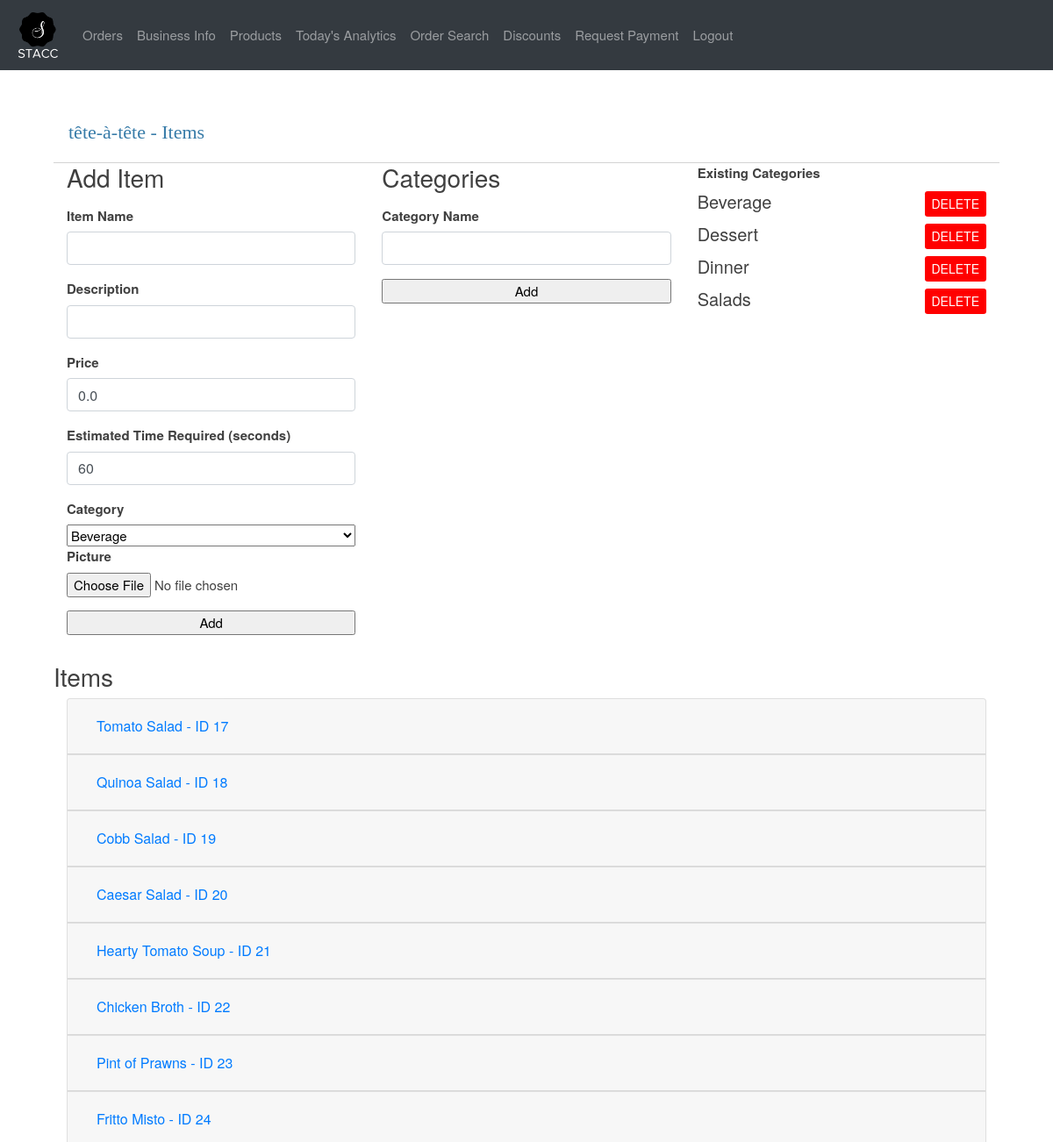
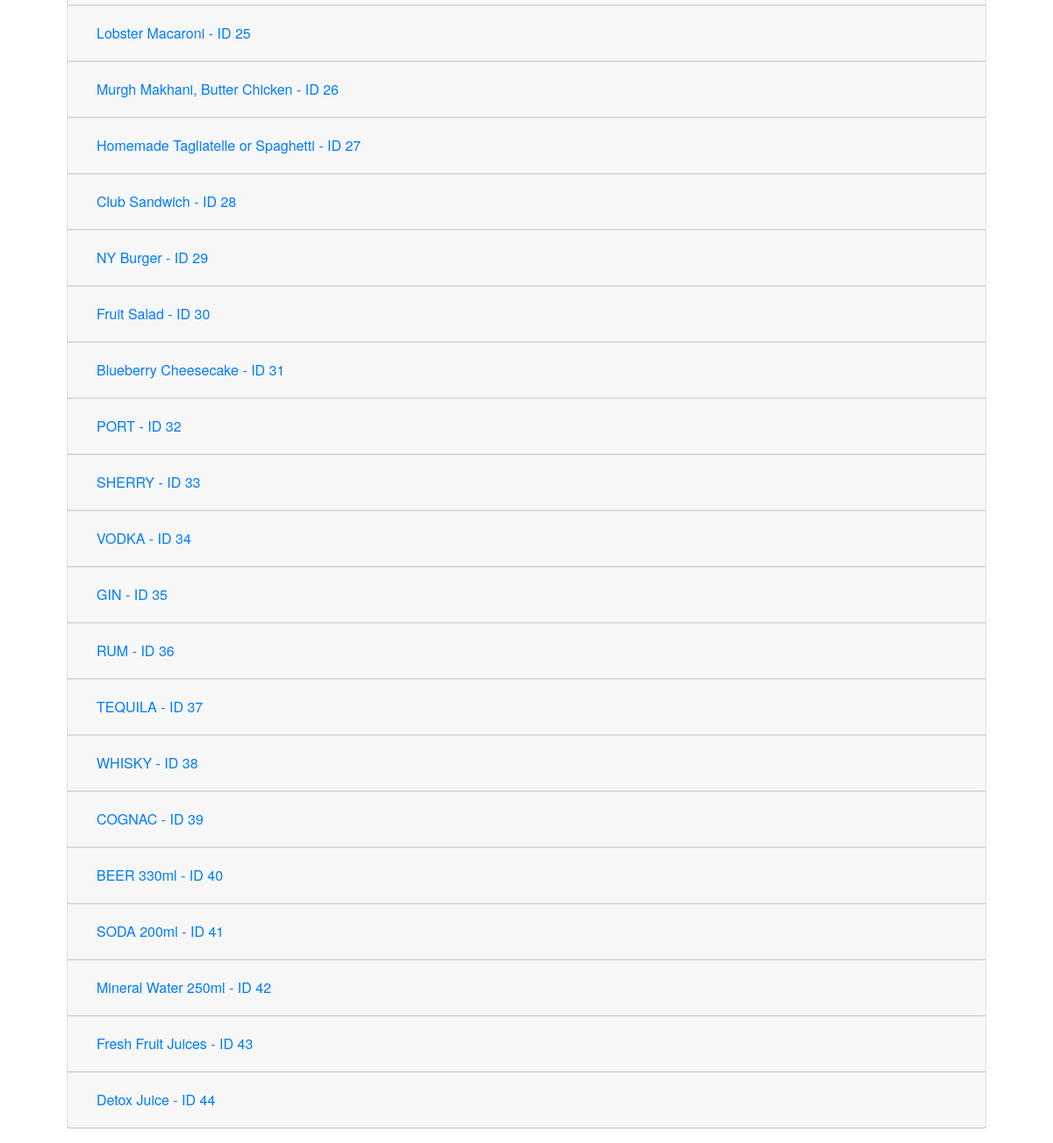
Page /business/products/2 (signed in) on the committed database (2 pictures, top to bottom).
### flaskr/models.py (models this page shows, shortened)
class Owner( db.Model ):
    __tablename__ = 'owners'
    id = db.Column( db.Integer, primary_key=True )
    name = db.Column( db.String( 80 ) )
    email = db.Column( db.String( 120 ), unique=True )
    password = db.Column( db.Text, nullable=False )
    longitude = db.Column( db.Float )
    latitude = db.Column( db.Float )
    user_rating = db.Column( db.Float )
    time_rating = db.Column( db.Float )
    items = relationship( 'Item' )
    hours = relationship( 'Hour' )

class Category( db.Model ):
    __tablename__ = 'category'
    id = db.Column( db.Integer, primary_key=True )
    business = db.Column( db.Integer, ForeignKey( 'owners.id' ), nullable=False )
    name = db.Column( db.String( 50 ), unique=True  )

class Item( db.Model ):
    __tablename__ = 'items'
    id = db.Column( db.Integer, primary_key=True )
    owner = db.Column( db.Integer, ForeignKey( 'owners.id' ) )
    name = db.Column( db.String( 80 ), nullable=False, unique=True )
    desc = db.Column( db.String( 200 ) )
    price = db.Column( db.Float, nullable=False )
    time_estimate = db.Column( db.Integer )
    visibility = db.Column( db.Boolean, default=True )
    category = db.Column( db.Integer, ForeignKey( 'category.id' ) )

### flaskr/business.py (the view)
@bp.route( '/products/<int:b_id>', methods=[ 'GET', 'POST'  ] )
@login_required
def products( b_id ):
    if g.owner.id != b_id:
        error = 'You cannot modify a business you do not own'
        print( error )
        return redirect( url_for( 'business.view_business' ) )
    place = Owner.query.filter_by( id=b_id ).one_or_none( )
    if not place:
        flash( 'Invalid business ' )
        if request.referrer:
            return redirect( request.referrer ) # return to referrer
        else:
            return url_for( 'index' )
    if request.method == 'POST':
        return redirect( url_for( 'business.register', create=False ), code=307 )
    else:
        items = Item.query.filter_by( owner=b_id ).order_by( Item.id ).all( )
        cats = Category.query.filter_by( business=b_id ).order_by( Category.name ).all( )
        if g.owner == place:
            return render_template( 'business/product.html', items=items, place=place, owner=g.owner, cats=cats )
        else:
            return render_template( 'business/item.html', items=items, place=place, owner=None, cats=cats )

### flaskr/business.py (called while the page is built)
@bp.before_app_request
def load_logged_in_user( ):
    owner_id = session.get( 'owner_id' )
    if owner_id is None:
        g.owner = None
    else:
        try:
            g.owner = Owner.query.filter_by( id=owner_id ).one( )
        except NoResultFound:
            g.owner = None
            session.clear( )

def login_required( view ):
    @functools.wraps( view )
    def wrapped_view( **kwargs ):
        print( g.owner )
        if g.owner is None:
            return redirect( url_for( 'business.login' ) )
        return view( **kwargs )
    return wrapped_view

### flaskr/user.py (called while the page is built)
@bp.before_app_request
def load_logged_in_user( ):
    user_id = session.get( 'user_id' )
    if user_id is None:
        g.user = None
    else:
        try:
            g.user = User.query.filter_by( id=user_id ).one( )
        except NoResultFound:
            g.user = None
            session.clear( )

### flaskr/templates/business/product.html (shortened to what this page needs)
{% extends 'base_business.html' %}
{% block header %}
<div class="container-fluid">
  <h1>{% block title %}{{ place.name }} - Items{% endblock %}</h1>
</div>
{% endblock %}
{% block content %}
<div class="container-fluid">
  <div class="row">
    <div class="col-sm-4">
        <h3>Add Item</h3>
        <div class="form-group">
        <form method=post action="{{ url_for( 'business.item_create')}}" enctype=multipart/form-data>
          <label for="name">Item Name</label>
          <input name="name" id="name" class="form-control"  required>
          <label for="desc">Description</label>
          <input name="desc" id="desc" class="form-control"  required>
          <label for="price">Price</label>
          <input type="number" name="price" id="price" class="form-control"  value="0.0" step=0.05>
          <label for="time">Estimated Time Required (seconds)</label>
          <input type="number" name="time" id="time" class="form-control"  value="60">
          <label for="category">Category</label>
          <select  name="category" id="category">
          {% for cat in cats %}
            <option value="{{ cat.id }}">{{cat.name}}</option>
          {% endfor %}
          </select>
          <label for"file">Picture</label>
          <input type=file name=file>
          <input type="submit" value="Add">
        </form>
        </div>
    </div>
    <div class="col-sm-4">
      <h3>Categories</h3>
      <div class="form-group">
        <form method=post action="{{ url_for( 'business.category_create')}}" enctype=multipart/form-data>
          <label for="name">Category Name</label>
          <input name="name" id="name" class="form-control"  required>
          <input type="submit" value="Add">
        </form>
      </div>
    </div>
    <div class="col-sm-4">
      <b> Existing Categories </b>
      {% for cat in cats %}
      <h5> <span style="margin-top: 5px; padding-top: 5px; display: block">{{ cat.name }}<span> <a href="{{ url_for( 'business.category_delete', cat_id=cat.id )}}"  class="btn btn-primary  btn-sm" style="background: #f00; border: none; display: block; float: right">DELETE</a></h5>
      {% endfor %}
    </div>
  </div>
  <div class="row">
        <h3>Items</h3>
  </div>
  <div class="accordion" id="accordian">
  {% for item in items %}
  <div class="card">
    <div class="card-header" id="heading{{item.id}}">
      <h5 class="mb-0">
        <button class="btn btn-link collapsed" type="button" data-toggle="collapse" data-target="#collapse{{item.id}}" aria-expanded="false" aria-controls="collapse{{item.id}}">
          {{item.name}} - ID {{item.id}}
        </button>
      </h5>
    </div>
  </div>
  {% endfor %}
  </div>
</div>
{% endblock %}

### flaskr/static/style.css (style rules this page uses)
body { margin: 0 auto; }
h1 { font-family: serif; color: #377ba8; margin: 1rem 0; }
a { color: #377ba8; }
.content > header h1 { flex: auto; margin: 1rem 0 0.25rem 0; }
.content form { margin: 1em 0; display: flex; flex-direction: column; }
.content label { font-weight: bold; margin-bottom: 0.5em; }
.content input, .content textarea { margin-bottom: 1em; }
input[type=submit] { align-self: flex-start; min-width: 5em; }

### flaskr/static/home.css (style rules this page uses)
body { color: #404040; font: 400 15px/22px 'Source Sans Pro', 'Helvetica Neue', Sans-serif; margin: 0; padding: 0; -webkit-font-smoothing: antialiased; }
* { -webkit-box-sizing: border-box; -moz-box-sizing: border-box; box-sizing: border-box; }
h1 { font-size: 22px; margin: 0; font-weight: 400; line-height: 20px; padding: 20px 2px; }
a { color: #404040; text-decoration: none; }
input[type=submit] { width: 100%; }

### rows in the picture
Owner: name "tête-à-tête"
Category: name "Beverage"
Category: name "Dessert"
Category: name "Dinner"
Category: name "Salads"
Item: name "Tomato Salad", id "17"
Item: name "Quinoa Salad", id "18"
Item: name "Cobb Salad", id "19"
Item: name "Caesar Salad", id "20"
Item: name "Hearty Tomato Soup", id "21"
Item: name "Chicken Broth", id "22"
Item: name "Pint of Prawns", id "23"
Item: name "Fritto Misto", id "24"
Item: name "Lobster Macaroni", id "25"
Item: name "Murgh Makhani, Butter Chicken", id "26"
Item: name "Homemade Tagliatelle or Spaghetti", id "27"
Item: name "Club Sandwich", id "28"
Item: name "NY Burger", id "29"
Item: name "Fruit Salad", id "30"
Item: name "Blueberry Cheesecake", id "31"
Item: name "PORT", id "32"
Item: name "SHERRY", id "33"
Item: name "VODKA", id "34"
Item: name "GIN", id "35"
Item: name "RUM", id "36"
Item: name "TEQUILA", id "37"
Item: name "WHISKY", id "38"
Item: name "COGNAC", id "39"
Item: name "BEER 330ml", id "40"
Item: name "SODA 200ml", id "41"
Item: name "Mineral Water 250ml", id "42"
Item: name "Fresh Fruit Juices", id "43"
Item: name "Detox Juice", id "44"

### other values in the picture
form field category "Beverage"
